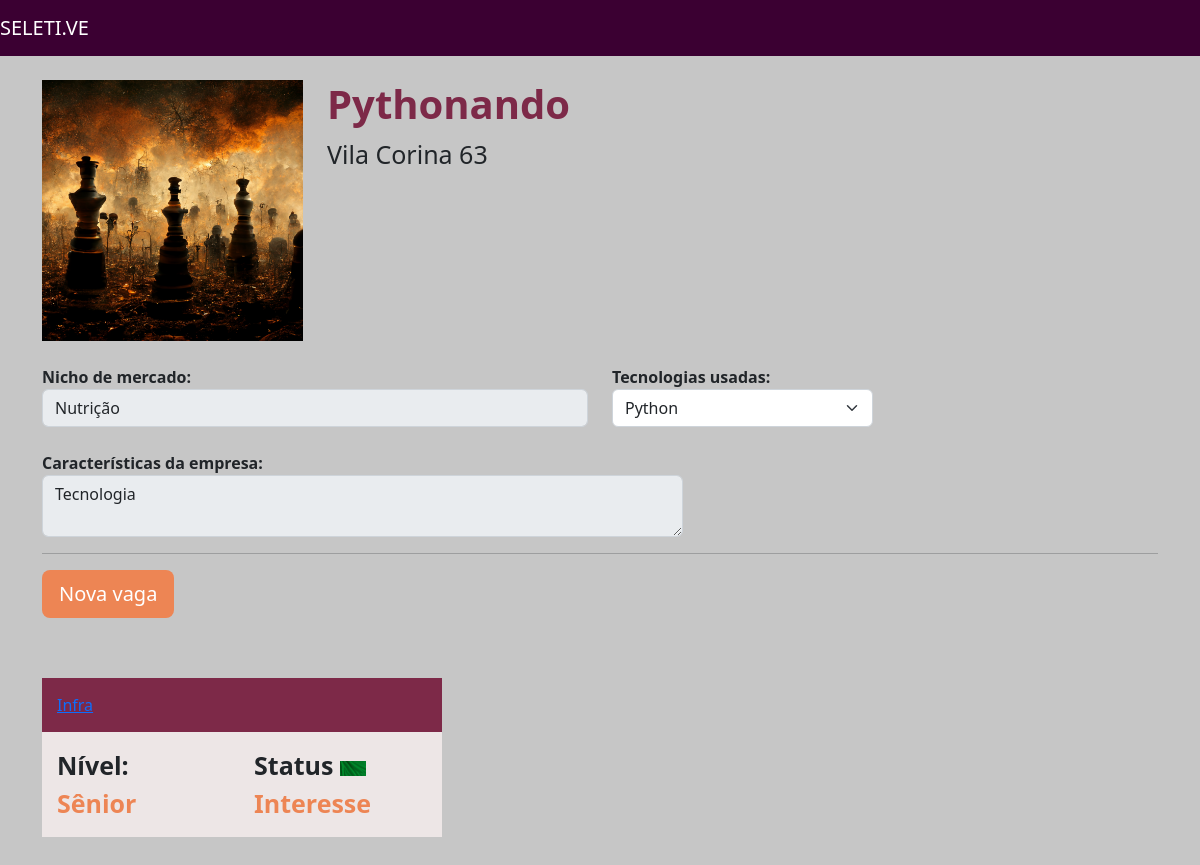
Before: /home/empresa/1 with the older database file.
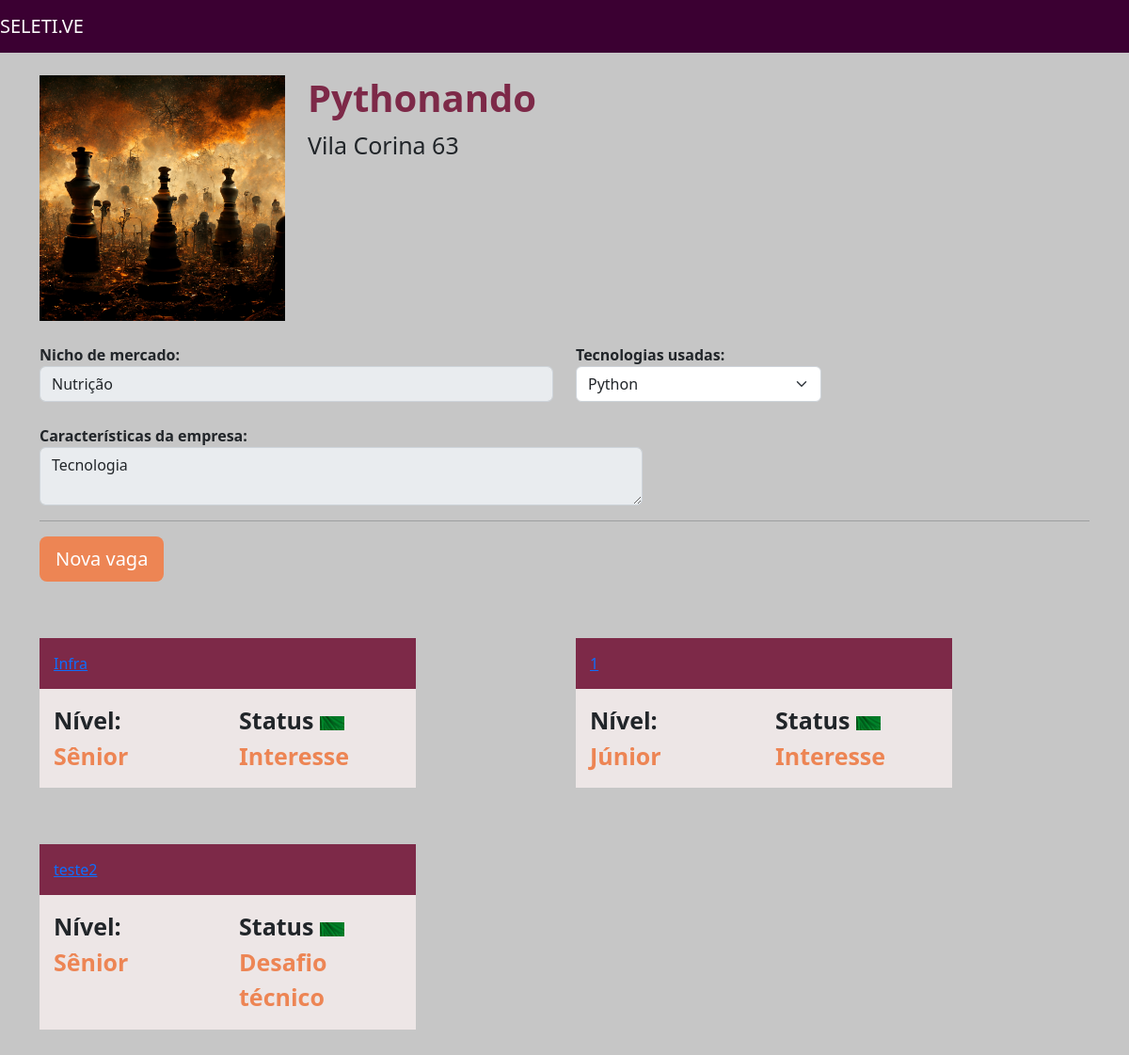
After: the same page with the newer database file.
### empresa/models.py (models this page shows, shortened)
class Empresa(models.Model):
  logo = models.ImageField(upload_to="logo_empresa", null=True)
  nome = models.CharField(max_length=30)
  email = models.EmailField()
  cidade = models.CharField(max_length=30)
  endereco = models.CharField(max_length=30)
  caracteristica_empresa = models.TextField()
  choices_nicho_mercado=(
    ("M", "Marketing"),
    ("N", "Nutrição"),
    ("D", "Design")
  )
  nicho_mercado = models.CharField(max_length=3, choices=choices_nicho_mercado)
  tecnologias = models.ManyToManyField(Tecnologias)
  def __str__(self):
    return self.nome

class Vagas(models.Model):
    choices_experiencia = (
        ('J', 'Júnior'),
        ('P', 'Pleno'),
        ('S', 'Sênior')
    )
    choices_status = (
        ('I', 'Interesse'),
        ('C', 'Currículo enviado'),
        ('E', 'Entrevista'),
        ('D', 'Desafio técnico'),
        ('F', 'Finalizado')
    )
    empresa = models.ForeignKey(Empresa, on_delete=models.DO_NOTHING)
    titulo = models.CharField(max_length=30)
    nivel_experiencia = models.CharField(max_length=2, choices=choices_experiencia)
    data_final = models.DateField()
    email = models.EmailField(null=True)
    status = models.CharField(max_length=30, choices=choices_status)
    tecnologias_dominadas = models.ManyToManyField(Tecnologias)
    tecnologias_estudar = models.ManyToManyField(Tecnologias, related_name='estudar')

### empresa/views.py (the view)
# urls.py: path('empresa/<int:id>', views.empresa, name="empresa_unica"),
def empresa(request, id):
    empresa = get_object_or_404(Empresa, id=id)
    empresas = Empresa.objects.all()
    tecnologias = Tecnologias.objects.all()
    vagas = Vagas.objects.filter(empresa_id=id)
    return render(request, 'empresa_unica.html', {'empresa': empresa,'tecnologias': tecnologias,'empresas': empresas,'vagas': vagas})

### empresa/models.py (called while the page is built)
  def __str__(self):
    return self.tecnologia

### empresa/templates/empresa_unica.html (shortened to what this page needs)
{% extends 'base.html' %}
{% load static %}
{% block 'head' %}
    <link href="{% static 'empresa/css/empresa.css' %}" rel="stylesheet">
{% endblock%}
{% block 'body' %}
    <br>
    <div class="container">
        <div class="row">
            <div class="col-md-3">
                <img width="100%" src="{{empresa.logo.url}}">
            </div>
            <div class="col-md">
                <h1 class="titulo">{{empresa.nome}}</h1>
                <p class="paragrafo">{{empresa.endereco}}</p>
            </div>
        </div>
        <br>
        <div class="row">
            <div class="col-md-6">
                <label>Nicho de mercado:</label>
                <input disabled type="text" class="form-control" value="{{empresa.get_nicho_mercado_display}}">
            </div>
            <div class="col-md-3">
                <label>Tecnologias usadas:</label>
                <select class="form-select">
                  {% for tech in empresa.tecnologias.all %}
                  <option>{{tech}}</option>
                  {% endfor %}
                </select>
            </div>
        </div>
        <br>
        <div class="row">
            <div class="col-md-7">
                <label>Características da empresa:</label>
                <textarea disabled class="form-control">{{empresa.caracteristica_empresa}}</textarea>
            </div>
            <div class="col-md-3">
            </div>
        </div>
        <hr>
        <a data-bs-toggle="modal" data-bs-target="#exampleModal" class="btn btn-lg btn-orange">Nova vaga</a>
        <div class="row">
            {% for vaga in vagas %}
    <div class="col-md">
    <div class="box-vagas">
        <div class="header-vagas">
            <a href="{% url 'vaga' vaga.id %}">{{vaga.titulo}}</a>
        </div>
        <div class="body-vagas">
            <div class="row">
                <div class="col-md">
                    <label class="paragrafo">Nível:</label>
                    <br>
                    <label class="paragrafo paragrafo-orange">{{vaga.get_nivel_experiencia_display}}</label>
                </div>
                <div class="col-md">
                    <label class="paragrafo">Status <img height=15px src="{% static 'empresa/img/green.png' %}"></label>
                    <br>
                    <label class="paragrafo paragrafo-orange">{{vaga.get_status_display}}</label>
                </div>
            </div>
        </div>
    </div>
    </div>
{% endfor %}
        </div>
    </div>
    <br>
    <br>
{% endblock %}

### templates/base.html (shortened to what this page needs)
{% load static %}
<!DOCTYPE html>
<html lang="pt-BR">
  <head>
    <link href="{% static 'base/css/base.css' %}" rel="stylesheet">
    <link
      href="https://cdn.jsdelivr.net/npm/bootstrap@5.2.2/dist/css/bootstrap.min.css"
      rel="stylesheet"
    />
    {% block 'head' %}{% endblock%}
  </head>
  <body>
    <nav class="navbar navbar-expand-lg navbar-dark bg-nav">
      <a class="navbar-brand" href="#">SELETI.VE</a>
    </nav>
    {% block 'body' %}{% endblock%}
  </body>
</html>

### templates/static/base/css/base.css (style rules this page uses)
body { background-color: #c6c6c6 !important; }
.bg-nav { background-color: #3b0032 !important; padding: 10px; }

### templates/static/empresa/css/empresa.css (style rules this page uses)
.titulo { color: #7D2948; font-weight: bold; }
.paragrafo { font-size: 25px; }
.btn-orange { background-color: #ED8554; color: white; }
label { font-weight: bold; }
.box-vagas { width: 400px; margin-top: 60px; background-color: #EDE6E6; }
.header-vagas { background-color: #7D2948; padding: 15px; color: white }
.body-vagas { padding: 15px; }
.paragrafo-orange { color: #ED8554; }

Changed rows visible on the page:
added Vagas: titulo "1", nivel_experiencia "Júnior", status "Interesse"
added Vagas: titulo "teste2", nivel_experiencia "Sênior", status "Desafio técnico"
